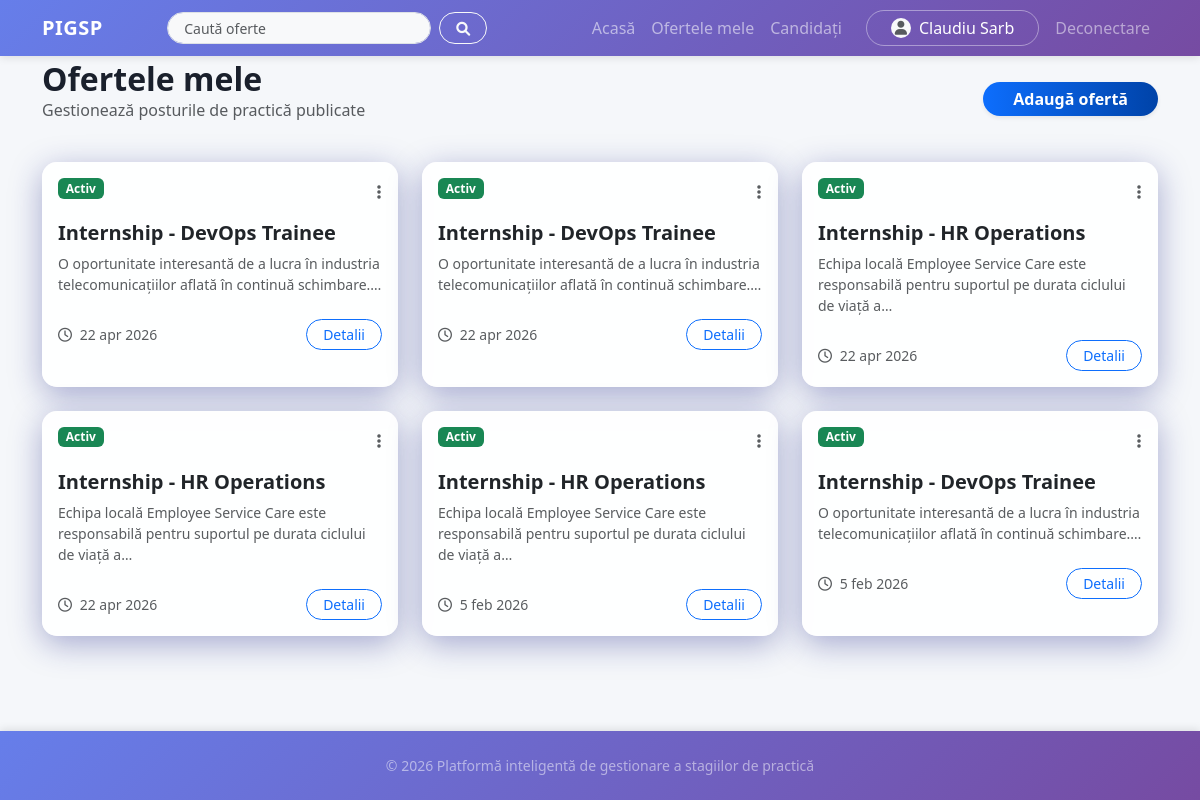
Screenshot of /company/offers/ (signed in) with the database file from the repository.
### accounts/models.py (models this page shows, shortened)
class User(AbstractUser):
    username_validator = UnicodeUsernameValidator()
    ROLE_CHOICES = [
        ("student", "Student"),
        ("company", "Companie"),
    ]
    username = models.CharField(
        "username",
        max_length=30,
        unique=True,
        help_text="30 de caractere sau mai puțin. Doar litere, cifre și @/./+/-/_ .",
        validators=[username_validator],
        error_messages={
            "unique": "Un utilizator cu acest nume există deja.",
        },
    )
    role = models.CharField(max_length=20, choices=ROLE_CHOICES, default="student")
    phone_number = models.CharField(max_length=15, blank=False, null=True, default=None)
    birth_date = models.DateField(null=True, blank=True)
    profile_picture = models.ImageField(
        upload_to="profile_pictures/", null=True, blank=True
    )
    class Meta:
        db_table = "auth_user"
        verbose_name = "Utilizator"
        verbose_name_plural = "Utilizatori"
    def is_student(self):
        return self.role == "student"
    def is_company(self):
        return self.role == "company"

### main/models.py (models this page shows, shortened)
class InternshipOffer(models.Model):
    company = models.ForeignKey(
        User,
        on_delete=models.CASCADE,
        limit_choices_to={"role": "company"},
        related_name="internship_offers",
    )
    title = models.CharField(max_length=255)
    description = models.TextField()
    requirements = models.TextField(blank=True)
    location = models.CharField(max_length=255, blank=True)
    duration_weeks = models.IntegerField(default=12)
    start_date = models.DateField(null=True, blank=True)
    is_active = models.BooleanField(default=True)
    created_at = models.DateTimeField(auto_now_add=True)
    updated_at = models.DateTimeField(auto_now=True)
    class Meta:
        ordering = ["-created_at"]
        verbose_name = "Ofertă de stagiu"
        verbose_name_plural = "Oferte de stagiu"

### main/views.py (the view)
@login_required
@user_passes_test(is_company)
def company_my_offers(request):
    offers = InternshipOffer.objects.filter(company=request.user).order_by(
        "-created_at"
    )
    return render(request, "main/company_my_offers.html", {"offers": offers})

### main/views.py (called while the page is built)
def is_company(user):
    return user.is_authenticated and user.role == "company"

### templates/main/company_my_offers.html (shortened to what this page needs)
{% extends 'base.html' %}
{% block content %}
<div class="d-flex justify-content-between align-items-center mb-4">
    <div>
        <h2 class="fw-bold mb-0">Ofertele mele</h2>
        <p class="text-muted">Gestionează posturile de practică publicate</p>
    </div>
    <a href="{% url 'create_internship_offer' %}" class="btn btn-primary shadow-sm">Adaugă ofertă</a>
</div>
{% if offers %}
<div class="row g-4">
    {% for offer in offers %}
    <div class="col-md-6 col-lg-4">
        <div class="card h-100 border-0">
            <div class="card-body">
                <div class="d-flex justify-content-between align-items-start mb-3">
                    {% if offer.is_active %}<span class="badge bg-success">Activ</span>{% else %}<span
                        class="badge bg-secondary">Inactiv</span>{% endif %}
                    <div class="dropdown">
                        <button class="btn btn-link text-muted p-0" data-bs-toggle="dropdown">
                            <i class="fas fa-ellipsis-v"></i>
                        </button>
                    </div>
                </div>
                <h5 class="card-title fw-bold">{{ offer.title }}</h5>
                <p class="card-text text-muted small mb-4">
                    {{ offer.description|truncatechars:100 }}
                </p>
                <div class="d-flex justify-content-between align-items-center mt-auto">
                    <small class="text-muted"><i class="far fa-clock me-1"></i> {{ offer.created_at|date:"j b Y" }}</small>
                    <a href="{% url 'offer_details' offer.pk %}"
                        class="btn btn-sm btn-outline-primary rounded-pill px-3">Detalii</a>
                </div>
            </div>
        </div>
    </div>
    {% endfor %}
</div>
{% else %}
<div class="empty-state-centered">
    <div class="text-center">
        <p>Nu ai publicat nicio ofertă momentan.</p>
    </div>
</div>
{% endif %}
{% endblock %}

### templates/base.html (shortened to what this page needs)
{% load static %}
<!DOCTYPE html>
<html lang="ro">
<head>
    <link href="https://cdn.jsdelivr.net/npm/bootstrap@5.3.0/dist/css/bootstrap.min.css" rel="stylesheet">
    <link rel="stylesheet" href="https://cdnjs.cloudflare.com/ajax/libs/font-awesome/6.0.0/css/all.min.css">
    <link rel="stylesheet" href="{% static 'css/style.css' %}">
</head>
<body>
    <nav class="navbar navbar-expand-lg navbar-dark bg-transparent mb-4">
        <div class="container">
            <a class="navbar-brand fw-bold" href="{% url 'home' %}">
                PIGSP
            </a>
            <div class="collapse navbar-collapse" id="navbarNav">
                <form class="d-flex align-items-center mx-lg-auto my-2 my-lg-0 w-100" method="get" action="{% url 'home' %}" role="search" style="max-width: 320px;">
                    <input class="form-control form-control-sm rounded-pill me-2" type="text" name="q" value="{{ q|default:'' }}" placeholder="Caută oferte" aria-label="Caută oferte" style="height: 32px;">
                    <button class="btn btn-outline-light btn-sm rounded-pill px-3" type="submit" aria-label="Caută" style="height: 32px;">
                        <i class="fas fa-search"></i>
                    </button>
                </form>
                <ul class="navbar-nav ms-auto">
                    <li class="nav-item"><a class="nav-link" href="{% url 'home' %}">Acasă</a></li>
                    {% if user.is_authenticated %}
                        {% if user.is_student %}
                            <li class="nav-item"><a class="nav-link" href="{% url 'smart_match' %}">Analiză AI</a></li>
                            <li class="nav-item"><a class="nav-link" href="{% url 'my_applications' %}">Aplicații</a></li>
                            <li class="nav-item"><a class="nav-link" href="{% url 'my_internship' %}">Stagiu practică</a></li>
                            <li class="nav-item"><a class="nav-link" href="{% url 'view_cv' %}">CV</a></li>
                        {% elif user.is_company %}
                            <li class="nav-item"><a class="nav-link" href="{% url 'company_my_offers' %}">Ofertele mele</a></li>
                            <li class="nav-item"><a class="nav-link" href="{% url 'company_candidates' %}">Candidați</a></li>
                        {% endif %}
                        <li class="nav-item ms-lg-3">
                            <a class="nav-link btn btn-white-outline px-4 d-flex align-items-center gap-2" href="{% url 'profile' %}">
                                {% if user.profile_picture %}
                                    <img src="{{ user.profile_picture.url }}" alt="Profil" class="rounded-circle" style="width: 20px; height: 20px; object-fit: cover;">
                                {% else %}
                                    <div class="rounded-circle bg-light d-flex align-items-center justify-content-center" style="width: 20px; height: 20px;">
                                        <i class="fas fa-user text-muted" style="font-size: 14px;"></i>
                                    </div>
                                {% endif %}
                                {{ user.get_full_name|default:user.username }}
                            </a>
                        </li>
                        <li class="nav-item">
                            <form action="{% url 'logout' %}" method="post" class="d-inline">
                                <button type="submit"
                                    class="nav-link btn btn-link border-0 text-white-50 ms-2">Deconectare</button>
                            </form>
                        </li>
                    {% else %}
                        <li class="nav-item"><a class="nav-link" href="{% url 'login' %}">Autentificare</a></li>
                        <li class="nav-item ms-2">
                            <a class="btn btn-light rounded-pill px-4 fw-bold text-primary"
                                href="{% url 'register' %}">Înregistrare</a>
                        </li>
                    {% endif %}
                </ul>
            </div>
        </div>
    </nav>
    <div class="container main-container">
        {% block content %}{% endblock %}
    </div>
    <footer class="text-center text-white-50 mt-5 py-4">
        <p class="mb-0 small">&copy; 2026 Platformă inteligentă de gestionare a stagiilor de practică</p>
    </footer>
</body>
</html>

### static/css/style.css (style rules this page uses)
body { background: #f5f7fa; min-height: 100vh; font-family: 'Segoe UI', Tahoma, Geneva, Verdana, sans-serif; color: #2c3e50; display: flex; flex-direction: column; padding-top: 60px; padding-bottom: 80px; }
h1, h2, h3, h4, h5, h6 { color: #1a202c; }
.main-container h2 { color: #1a202c; font-weight: 700; }
.main-container { flex: 1 0 auto; }
footer { flex-shrink: 0; background: linear-gradient(135deg, #667eea 0%, #764ba2 100%); color: white; position: fixed; bottom: 0; left: 0; right: 0; box-shadow: 0 -2px 8px rgba(0,0,0,0.1); }
.navbar { background: linear-gradient(135deg, #667eea 0%, #764ba2 100%) !important; position: fixed; top: 0; left: 0; right: 0; z-index: 1030; box-shadow: 0 2px 8px rgba(0,0,0,0.1); }
.card { background: rgba(255, 255, 255, 0.95); border: none; border-radius: 15px; box-shadow: 0 8px 32px 0 rgba(31, 38, 135, 0.37); transition: transform 0.2s; }
.navbar-brand { letter-spacing: 0.5px; }
.nav-link { font-weight: 500; transition: all 0.2s; }
.btn-white-outline { border: 1px solid rgba(255,255,255,0.4); color: white; border-radius: 50px; padding: 5px 25px; position: relative; top: 2px; }
.form-control, .form-select { border-radius: 10px; background-color: #f8f9fa; border: 1px solid #dee2e6; padding: 0.75rem 1rem; }
.btn-primary { background: linear-gradient(90deg, #0d6efd 0%, #0043a8 100%); border: none; border-radius: 50px; padding: 5px 30px; font-weight: 600; box-shadow: 0 4px 15px rgba(0,0,0,0.2); transition: all 0.3s ease; }
a { text-decoration: none; }

### rows the page displays
InternshipOffer: is_active "Activ", title "Internship - DevOps Trainee", description "O oportunitate interesantă de a lucra în industria telecomunicațiilor aflată în continuă schimbare.…", created_at "22 apr 2026"
InternshipOffer: is_active "Activ", title "Internship - DevOps Trainee", description "O oportunitate interesantă de a lucra în industria telecomunicațiilor aflată în continuă schimbare.…", created_at "22 apr 2026"
InternshipOffer: is_active "Activ", title "Internship - HR Operations", description "Echipa locală Employee Service Care este responsabilă pentru suportul pe durata ciclului de viață a…", created_at "22 apr 2026"
InternshipOffer: is_active "Activ", title "Internship - HR Operations", description "Echipa locală Employee Service Care este responsabilă pentru suportul pe durata ciclului de viață a…", created_at "22 apr 2026"
InternshipOffer: is_active "Activ", title "Internship - HR Operations", description "Echipa locală Employee Service Care este responsabilă pentru suportul pe durata ciclului de viață a…", created_at "5 feb 2026"
InternshipOffer: is_active "Activ", title "Internship - DevOps Trainee", description "O oportunitate interesantă de a lucra în industria telecomunicațiilor aflată în continuă schimbare.…", created_at "5 feb 2026"

### other values shown
{{ user.get_full_name|default:user.username }} "Claudiu Sarb"
